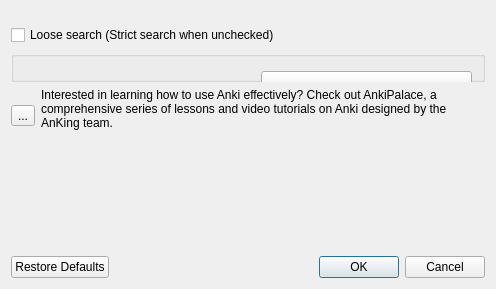
<?xml version="1.0" encoding="UTF-8"?>
<ui version="4.0">
 <class>Dialog</class>
 <widget class="QDialog" name="Dialog">
  <property name="geometry">
   <rect>
    <x>0</x>
    <y>0</y>
    <width>496</width>
    <height>289</height>
   </rect>
  </property>
  <property name="windowTitle">
   <string>Field Autocomplete Settings</string>
  </property>
  <layout class="QGridLayout" name="gridLayout_6">
   <item row="2" column="0" rowspan="2" colspan="2">
    <layout class="QVBoxLayout" name="verticalLayout" stretch="0,0,0,0,0,1">
     <item>
      <widget class="QWidget" name="AnkingHeader" native="true"/>
     </item>
     <item>
      <spacer name="verticalSpacer">
       <property name="orientation">
        <enum>Qt::Vertical</enum>
       </property>
       <property name="sizeType">
        <enum>QSizePolicy::Maximum</enum>
       </property>
       <property name="sizeHint" stdset="0">
        <size>
         <width>20</width>
         <height>8</height>
        </size>
       </property>
      </spacer>
     </item>
     <item>
      <widget class="QCheckBox" name="checkBox_search_mode">
       <property name="text">
        <string>Loose search (Strict search when unchecked)</string>
       </property>
      </widget>
     </item>
     <item>
      <widget class="QGroupBox" name="groupBox_2">
       <property name="enabled">
        <bool>true</bool>
       </property>
       <property name="sizePolicy">
        <sizepolicy hsizetype="Preferred" vsizetype="Minimum">
         <horstretch>0</horstretch>
         <verstretch>0</verstretch>
        </sizepolicy>
       </property>
       <property name="title">
        <string/>
       </property>
       <widget class="QLabel" name="label">
        <property name="geometry">
         <rect>
          <x>10</x>
          <y>20</y>
          <width>231</width>
          <height>31</height>
         </rect>
        </property>
        <property name="sizePolicy">
         <sizepolicy hsizetype="Minimum" vsizetype="Fixed">
          <horstretch>0</horstretch>
          <verstretch>0</verstretch>
         </sizepolicy>
        </property>
        <property name="text">
         <string>Toggle autocomplete shortcut:</string>
        </property>
       </widget>
       <widget class="QKeyGrabButton" name="keyGrabToggle">
        <property name="geometry">
         <rect>
          <x>250</x>
          <y>20</y>
          <width>211</width>
          <height>26</height>
         </rect>
        </property>
        <property name="text">
         <string/>
        </property>
       </widget>
      </widget>
     </item>
     <item>
      <layout class="QHBoxLayout" name="horizontalLayout">
       <item>
        <widget class="QToolButton" name="toolButton_palace">
         <property name="text">
          <string>...</string>
         </property>
         <property name="icon">
          <iconset resource="../resources/icons.qrc">
           <normaloff>:/CustomBackground/AnkiPalace_no_text.png</normaloff>:/CustomBackground/AnkiPalace_no_text.png</iconset>
         </property>
         <property name="iconSize">
          <size>
           <width>40</width>
           <height>40</height>
          </size>
         </property>
        </widget>
       </item>
       <item>
        <widget class="QLabel" name="label_2">
         <property name="text">
          <string>Interested in learning how to use Anki effectively? Check out AnkiPalace, a comprehensive series of lessons and video tutorials on Anki designed by the AnKing team.
</string>
         </property>
         <property name="wordWrap">
          <bool>true</bool>
         </property>
        </widget>
       </item>
      </layout>
     </item>
     <item>
      <spacer name="verticalSpacer_2">
       <property name="orientation">
        <enum>Qt::Vertical</enum>
       </property>
       <property name="sizeHint" stdset="0">
        <size>
         <width>0</width>
         <height>0</height>
        </size>
       </property>
      </spacer>
     </item>
    </layout>
   </item>
   <item row="4" column="0" colspan="2">
    <widget class="QDialogButtonBox" name="buttonBox">
     <property name="standardButtons">
      <set>QDialogButtonBox::Cancel|QDialogButtonBox::Ok|QDialogButtonBox::RestoreDefaults</set>
     </property>
    </widget>
   </item>
  </layout>
  <zorder></zorder>
  <zorder>buttonBox</zorder>
 </widget>
 <customwidgets>
  <customwidget>
   <class>QKeyGrabButton</class>
   <extends>QPushButton</extends>
   <header>....libaddon.gui.widgets.qkeygrabber</header>
  </customwidget>
 </customwidgets>
 <resources>
  <include location="../resources/icons.qrc"/>
 </resources>
 <connections>
  <connection>
   <sender>buttonBox</sender>
   <signal>accepted()</signal>
   <receiver>Dialog</receiver>
   <slot>accept()</slot>
   <hints>
    <hint type="sourcelabel">
     <x>210</x>
     <y>269</y>
    </hint>
    <hint type="destinationlabel">
     <x>247</x>
     <y>161</y>
    </hint>
   </hints>
  </connection>
  <connection>
   <sender>buttonBox</sender>
   <signal>rejected()</signal>
   <receiver>Dialog</receiver>
   <slot>reject()</slot>
   <hints>
    <hint type="sourcelabel">
     <x>210</x>
     <y>269</y>
    </hint>
    <hint type="destinationlabel">
     <x>247</x>
     <y>161</y>
    </hint>
   </hints>
  </connection>
 </connections>
</ui>
